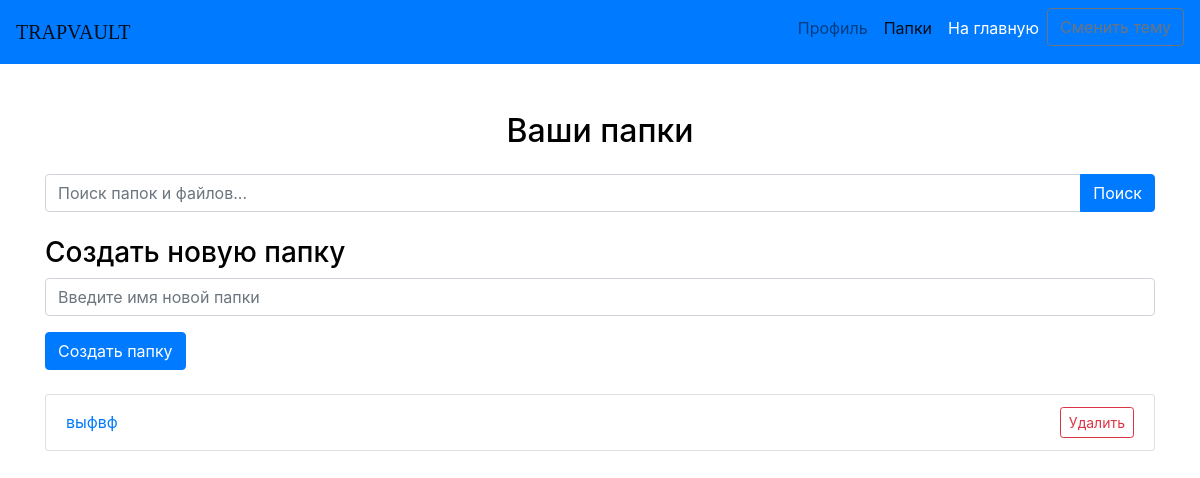
The page /folders (signed in) on the database as committed earlier.
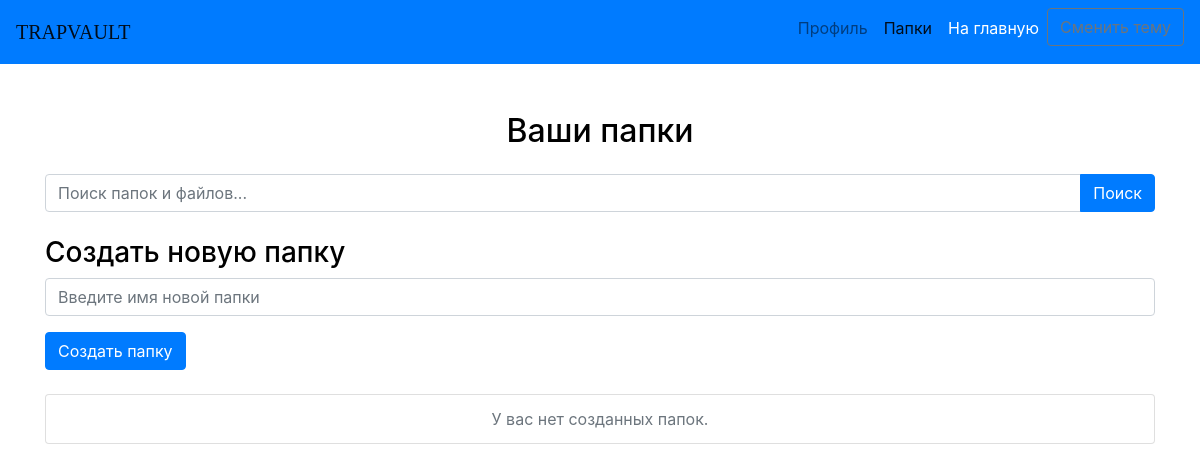
The same page on the database as committed later.
### app/models.py (models this page shows)
class Folder(db.Model):
    id = db.Column(db.Integer, primary_key=True)
    name = db.Column(db.String(150), nullable=False)
    user_id = db.Column(db.Integer, db.ForeignKey('user.id'), nullable=False)
    user = db.relationship('User', backref=db.backref('folder_list', lazy=True))

### app/routes.py (the view, shortened to what this page needs)
@bp.route('/folders', methods=['GET', 'POST'])
@login_required
def view_folders():
    folders = Folder.query.filter_by(user_id=current_user.id).all()
    return render_template('folders.html', folders=folders)

### app/__init__.py (called while the page is built)
@login_manager.user_loader
def load_user(user_id):
    return User.query.get(int(user_id))

### app/templates/folders.html (shortened to what this page needs)
<!DOCTYPE html>
<html lang="en">
<head>
    <link rel="stylesheet" href="https://maxcdn.bootstrapcdn.com/bootstrap/4.5.2/css/bootstrap.min.css">
    <link rel="stylesheet" href="{{ url_for('static', filename='css/black1whiteprofile.css') }}">
</head>
<body>
    <header>
        <nav class="navbar navbar-expand-lg bg-primary navbar-light">
            <a class="navbar-brand" href="{{ url_for('main.profile') }}" style="text-transform: uppercase; font-family: 'Brush Script MT', cursive;">TrapVault</a>
            <div class="collapse navbar-collapse" id="navbarNav">
                <ul class="navbar-nav ml-auto">
                    <li class="nav-item">
                        <a class="nav-link" href="{{ url_for('main.profile') }}">Профиль</a>
                    </li>
                    <li class="nav-item">
                        <a class="nav-link active" href="{{ url_for('main.view_folders') }}">Папки</a>
                    </li>
                    <li class="nav-item mb-2">
                            <a class="nav-link text-white" href="{{ url_for('main.index') }}">На главную</a>
                    </li>
                    <li class="nav-item">
                        <button class="btn btn-outline-secondary" id="theme-toggle-btn" onclick="toggleTheme()">Сменить тему</button>
                    </li>
                </ul>
            </div>
        </nav>
    </header>
    <div class="container mt-5">
        <h2 class="text-center mb-4">Ваши папки</h2>
        <form id="searchForm" class="mb-4">
            <div class="input-group">
                <input type="text" id="searchInput" name="query" class="form-control" placeholder="Поиск папок и файлов..." required>
                <div class="input-group-append">
                    <button class="btn btn-primary" type="button" onclick="searchFolders()">Поиск</button>
                </div>
            </div>
        </form>
        <div class="create-folder-section mb-4">
            <h3>Создать новую папку</h3>
            <form action="{{ url_for('main.view_folders') }}" method="post">
                <div class="form-group">
                    <input type="text" name="folder_name" class="form-control" placeholder="Введите имя новой папки" required>
                </div>
                <button type="submit" class="btn btn-primary">Создать папку</button>
            </form>
        </div>
        <ul class="list-group" id="folderList">
            {% for folder in folders %}
                <li class="list-group-item d-flex justify-content-between align-items-center">
                    <a href="{{ url_for('main.view_folder', folder_id=folder.id) }}">{{ folder.name }}</a>
                    <form action="{{ url_for('main.delete_folder', folder_id=folder.id) }}" method="post" class="d-inline" onsubmit="return confirm('Вы уверены, что хотите удалить эту папку?');">
                       <button type="button" class="btn btn-outline-danger btn-sm" onclick="openModal('{{ url_for('main.delete_folder', folder_id=folder.id) }}')">Удалить</button>
                    </form>
                </li>
            {% else %}
                <li class="list-group-item text-center text-muted">У вас нет созданных папок.</li>
            {% endfor %}
        </ul>
    </div>
</body>
</html>

### app/static/css/black1whiteprofile.css (style rules this page uses)
body { background-color: #ffffff; color: #000000; }
.bg-primary { background-color: #007bff !important; transition: background-color 0.3s ease; }
.text-white { color: #ffffff !important; }
.nav-link { color: #ffffff; transition: color 0.3s ease; }
.btn { transition: background-color 0.3s ease, color 0.3s ease, border-color 0.3s ease; }
.btn-primary { background-color: #007bff; border-color: #007bff; }
.form-control { background-color: #ffffff; color: #000000; border-color: #ced4da; transition: background-color 0.3s ease, color 0.3s ease; }
.list-group-item { background-color: #ffffff; color: #000000; transition: background-color 0.3s ease, color 0.3s ease; }

Rows that differ between the two databases and show on the page:
removed Folder: name "выфвф"
Other text that changed with them:
text now shown: "У вас нет созданных папок."
